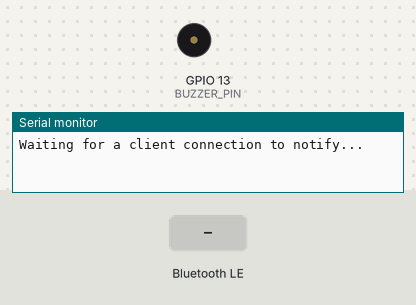
The sketch below on a simulated ESP32. Shown: buzzer (waves = sounding, pin HIGH), the last lines printed to the serial monitor. Inputs (shaded band) come from the test bench. Nothing arrives over Bluetooth unless stated; a phone connects over Bluetooth LE 3 s after start.

Above: at 1.2 s.
1.3 s: Bluetooth LE write "BUZZER_ON" received
At 2.0 s:
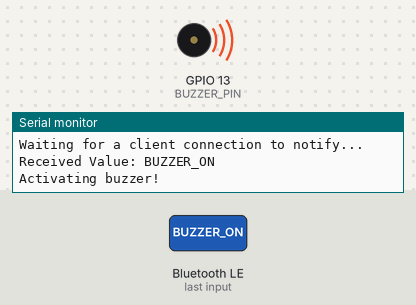
2.8 s: Bluetooth LE write "1" received
Timing chart, 0 to 5.8 s (numbered marks = the images above; inputs shaded):
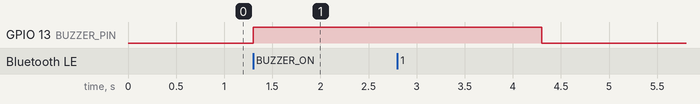

Measured:
- after the input at 1.3 s, GPIO 13 (BUZZER_PIN): LOW → HIGH at once

The sketch:

file.ino
```cpp
#include <BLEDevice.h>
#include <BLEServer.h>
#include <BLEUtils.h>
#include <BLE2902.h>

#define SERVICE_UUID        "12345678-1234-1234-1234-1234567890ab"  // Custom service UUID
#define CHARACTERISTIC_UUID "abcd1234-ab12-cd34-ef56-1234567890ab"  // Custom characteristic UUID
#define BUZZER_PIN          13  // GPIO pin for the buzzer

BLEServer* pServer = NULL;
BLECharacteristic* pCharacteristic = NULL;
bool deviceConnected = false;

// Server callback to handle connection events
class MyServerCallbacks : public BLEServerCallbacks {
  void onConnect(BLEServer* pServer) override {
    deviceConnected = true;
    Serial.println("Client connected.");
  }

  void onDisconnect(BLEServer* pServer) override {
    deviceConnected = false;
    Serial.println("Client disconnected.");
    // Restart advertising so the client can reconnect.
    pServer->getAdvertising()->start();
  }
};

// Characteristic callback to handle write events
class CommandCallbacks : public BLECharacteristicCallbacks {
  void onWrite(BLECharacteristic *pCharacteristic) override {
    // Use Arduino String (instead of std::string) to avoid conversion issues
    String rxValue = pCharacteristic->getValue();
    Serial.print("Received Value: ");
    Serial.println(rxValue);

    // If the received value is not empty
    if (rxValue.length() > 0) {
      // Check for the command to activate the buzzer
      if (rxValue == "BUZZER_ON") {
         Serial.println("Activating buzzer!");
         digitalWrite(BUZZER_PIN, HIGH);
         delay(3000);  // Keep buzzer on for 3 seconds
         digitalWrite(BUZZER_PIN, LOW);
         Serial.println("Buzzer deactivated.");
      }
    }
  }
};

void setup() {
  // Initialize serial communication for debugging
  Serial.begin(115200);

  // Setup the buzzer pin
  pinMode(BUZZER_PIN, OUTPUT);
  digitalWrite(BUZZER_PIN, LOW);

  // Initialize BLE and set the device name
  BLEDevice::init("ESP32_Tag");
  pServer = BLEDevice::createServer();
  pServer->setCallbacks(new MyServerCallbacks());

  // Create the BLE service
  BLEService* pService = pServer->createService(SERVICE_UUID);

  // Create the characteristic and assign the write property and callback
  pCharacteristic = pService->createCharacteristic(
                      CHARACTERISTIC_UUID,
                      BLECharacteristic::PROPERTY_WRITE
                    );
  pCharacteristic->setCallbacks(new CommandCallbacks());
  pCharacteristic->addDescriptor(new BLE2902());

  // Start the service
  pService->start();

  // Start advertising the service
  pServer->getAdvertising()->start();
  Serial.println("Waiting for a client connection to notify...");
}

void loop() {
  // Main loop does nothing – all work is done via BLE callbacks
  delay(1000);
}
```
